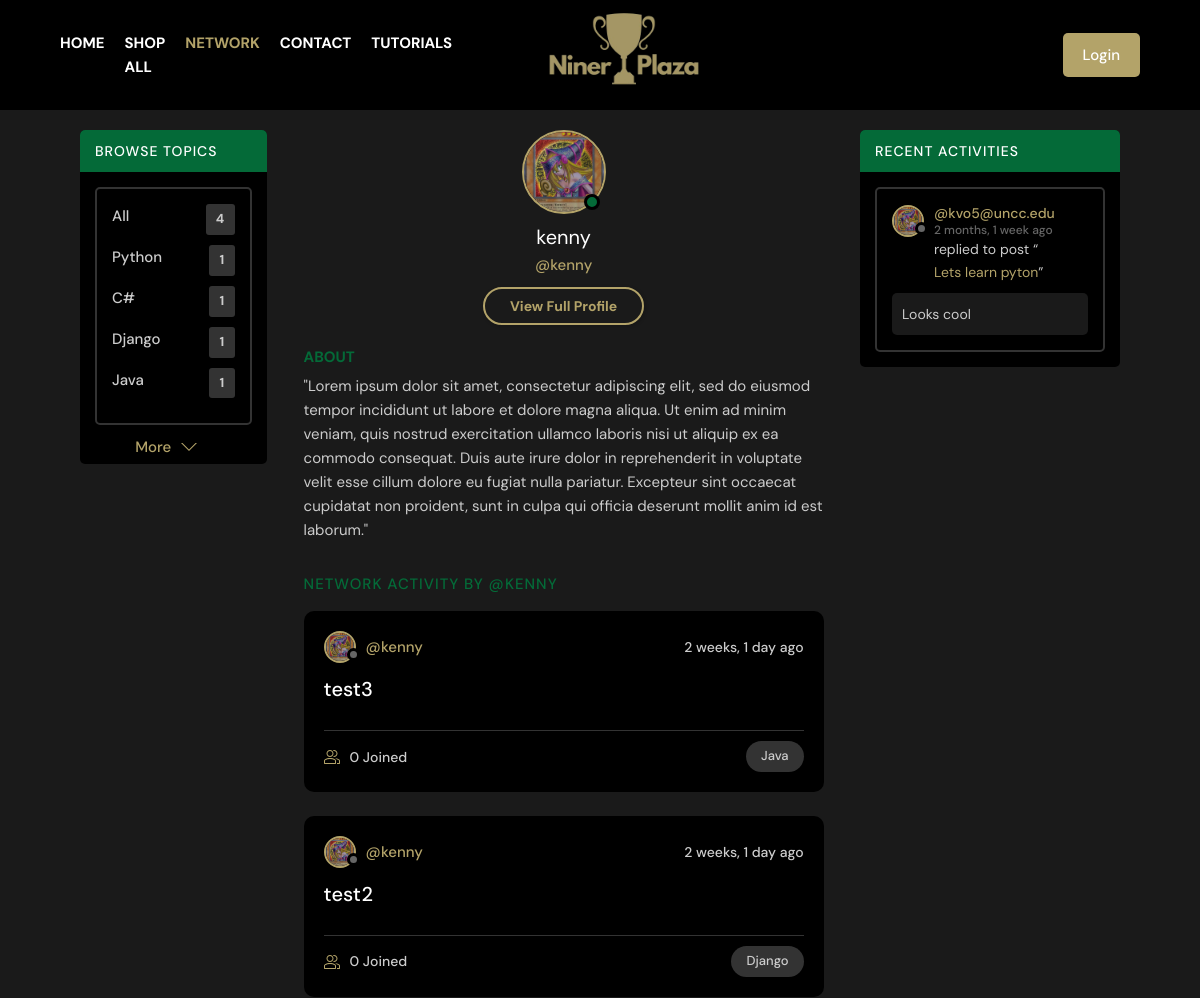
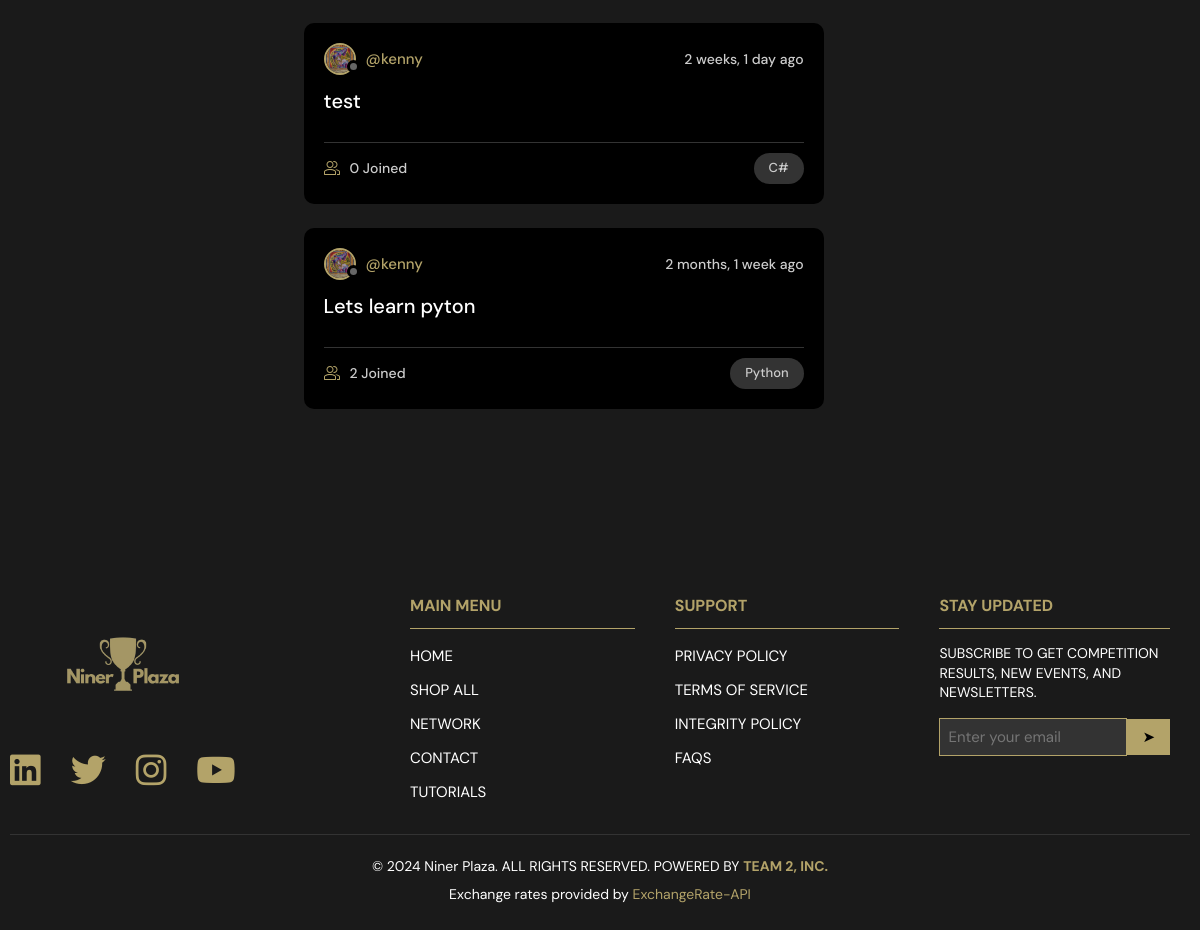
The app's page /network/profile/1/ with its own data (2 pictures, top to bottom).
### base/models.py (models this page shows, shortened)
class Topic(models.Model):
    name = models.CharField(max_length=200)

class User(AbstractUser):
    name = models.CharField(max_length=200, null=True)
    email = models.EmailField(unique=True, null=True)
    bio = models.TextField(null=True, blank=True)
    avatar = models.ImageField(null=True, default="avatar.svg")
    headline = models.CharField(max_length=200, null=True, blank=True)
    location = models.CharField(max_length=100, null=True, blank=True)
    website = models.URLField(max_length=200, null=True, blank=True)
    github = models.URLField(max_length=200, null=True, blank=True)
    linkedin = models.URLField(max_length=200, null=True, blank=True)
    resume = models.FileField(upload_to='resumes/', null=True, blank=True)
    resume_updated = models.DateTimeField(null=True, blank=True)
    is_sponsor = models.BooleanField(default=False)  # Added sponsor status
    USERNAME_FIELD = 'email'
    REQUIRED_FIELDS = ['username']

class Room(models.Model):
    host = models.ForeignKey(User, on_delete=models.SET_NULL, null=True)
    topic = models.ForeignKey(Topic, on_delete=models.SET_NULL, null=True)
    name = models.CharField(max_length=200)
    description = models.TextField(null=True, blank=True)
    participants = models.ManyToManyField(User, related_name='participants', blank=True)
    updated = models.DateTimeField(auto_now=True)
    created = models.DateTimeField(auto_now_add=True)
    class Meta:
        ordering = ['-updated', '-created']
    def __str__(self):
        return self.name

class Message(models.Model):
    user = models.ForeignKey(User, on_delete=models.CASCADE)
    room = models.ForeignKey(Room, on_delete=models.CASCADE)
    body = models.TextField()
    updated = models.DateTimeField(auto_now=True)
    created = models.DateTimeField(auto_now_add=True)
    class Meta:
        ordering = ['-updated', '-created']

### base/views.py (the view)
# urls.py: path('network/profile/<str:pk>/', views.userProfile, name="user-profile"),
def userProfile(request, pk):
    user = User.objects.get(id=pk)
    rooms = user.room_set.all()
    room_messages = user.message_set.all()
    topics = Topic.objects.all()
    context = {'user': user, 'rooms': rooms, 'room_messages': room_messages, 'topics': topics}
    return render(request, 'base/recent_activity.html', context)

### base/templates/base/recent_activity.html (shortened to what this page needs)
{% extends 'main.html' %}
{% block content %}
  <main class="recent-activity-page layout layout--3">
    <div class="container">
      {% include 'base/topics_component.html' %}
      <div class="roomList">
        <div class="profile">
          <div class="profile__avatar">
            <div class="avatar avatar--large active">
              <img src="{{user.avatar.url}}" />
            </div>
          </div>
          <div class="profile__info">
            <h3>{{user.username}}</h3>
            <p>@{{user.username}}</p>
            <a href="{% url 'view-profile' user.id %}" class="btn btn--dark btn--pill">View Full Profile</a>
          </div>
          <div class="profile__about">
            <h3>About</h3>
            <p>
              {{user.bio}}
            </p>
          </div>
        </div>
        <div class="roomList__header">
          <div>
            <h2>Network Activity by @{{ user.username }}</h2>
          </div>
        </div>
        {% include 'base/feed_component.html' %}
      </div>
      {% include 'base/activity_component.html' %}
    </div>
  </main>
{% endblock content %}

### templates/main.html (shortened to what this page needs)
<!DOCTYPE html>
{% load static %}
<html lang="en">
  <head>
    <link rel="stylesheet" href="{% static 'styles/style.css' %}" />
    <link rel="stylesheet" href="https://cdnjs.cloudflare.com/ajax/libs/font-awesome/6.0.0/css/all.min.css">
  </head>
  <body class="{% block body_class %}{% endblock %}">
    {% include 'sticky_header.html' %}
    {% block content %}
    {% endblock %}
    {% include 'footer.html' %}
  </body>
</html>

### templates/sticky_header.html
{% load static %}
<header class="sticky-header">
    <nav class="nav-links">
        <ul>
            <li><a href="{% url 'landing' %}" class="{% if request.path == '/' %}active{% endif %}">HOME</a></li>
            <li><a href="{% url 'shop' %}" class="{% if 'shop' in request.path %}active{% endif %}">SHOP ALL</a></li>
            <li><a href="{% url 'home' %}" class="{% if 'network' in request.path %}active{% endif %}">NETWORK</a></li>
            <li><a href="{% url 'contact' %}" class="{% if 'contact' in request.path %}active{% endif %}">CONTACT</a></li>
            <li><a href="{% url 'tutorials' %}" class="{% if 'tutorials' in request.path %}active{% endif %}">TUTORIALS</a></li>
        </ul>
    </nav>
    <div class="logo-container">
        <a href="{% url 'landing' %}">
            <img src="{% static 'images/logo.png' %}" alt="Logo" class="logo">
        </a>
    </div>
    <div class="header__menu">
        {% if request.user.is_authenticated %}
        <nav class="nav-links right-nav">
            <ul>
                <li><a href="{% url 'join-team' %}" class="{% if 'join-team' in request.path %}active{% endif %}">JOIN TEAM</a></li>
                <li><a href="{% url 'profile' %}" class="{% if 'profile' in request.path %}active{% endif %}">PROFILE</a></li>
            </ul>
        </nav>
        <div>
            <a href="{% url 'update-user' %}">
                <div class="avatar avatar--medium">
                    <img src="{{request.user.avatar.url}}" />
                </div>
                <p>{{request.user.username}} <span>@{{request.user.username}}</span></p>
            </a>
            <button class="dropdown-button" data-dropdown="#dropdown-menu">
                <svg version="1.1" xmlns="http://www.w3.org/2000/svg" width="32" height="32" viewBox="0 0 32 32">
                    <title>chevron-down</title>
                    <path d="M16 21l-13-13h-3l16 16 16-16h-3l-13 13z"></path>
                </svg>
            </button>
            <div class="dropdown-menu" id="dropdown-menu">
                <a href="{% url 'update-user' %}">Edit Profile</a>
                <a href="{% url 'logout' %}">Logout</a>
            </div>
        </div>
        {% else %}
        <a href="{% url 'login' %}" class="btn btn--main">Login</a>
        {% endif %}
    </div>
</header>

### base/templates/base/topics_component.html
<div class="topics">
    <div class="topics__header">
      <h2>Browse Topics</h2>
    </div>
    <ul class="topics__list">
      <li>
        <a href="{% url 'home' %}" class="active">All <span>{{topics.count}}</span></a>
      </li>
      {% for topic in topics %}
      <li>
        <a href="{% url 'home' %}?q={{topic.name}}">{{topic.name}} <span>{{topic.room_set.all.count}}</span></a>
      </li>
      {% endfor %}
    </ul>
    <a class="btn btn--link" href="{% url 'topics' %}" style="display: flex; align-items: center; justify-content: flex-end; position: relative; top: -5px; right: 70px;">
      More
      <svg version="1.1" xmlns="http://www.w3.org/2000/svg" width="32" height="32" viewBox="0 0 32 32">
        <title>chevron-down</title>
        <path d="M16 21l-13-13h-3l16 16 16-16h-3l-13 13z"></path>
      </svg>
    </a>
  </div>

### base/templates/base/feed_component.html (shortened to what this page needs)
{% for room in rooms %}
<div class="roomListRoom">
    <div class="roomListRoom__header">
      <a href="{% url 'user-profile' room.host.id %}" class="roomListRoom__author">
        <div class="avatar avatar--small">
          <img src="{{room.host.avatar.url}}" />
        </div>
        <span>@{{room.host.username}}</span>
      </a>
      <div class="roomListRoom__actions">
        <span>{{room.created | timesince}} ago</span>
      </div>
    </div>
    <div class="roomListRoom__content">
      <a href="{% url 'room' room.id %}">{{room.name}}</a>
    </div>
    <div class="roomListRoom__meta">
      <a href="{% url 'room' room.id %}" class="roomListRoom__joined">
        {{room.participants.all.count}} Joined
      </a>
      <p class="roomListRoom__topic">{{room.topic.name}}</p>
    </div>
  </div>
  {% endfor %}

### base/templates/base/activity_component.html (shortened to what this page needs)
<div class="activities">
    <div class="activities__header">
      <h2>Recent Activities</h2>
    </div>
    {% for message in room_messages %}
    <div class="activities__box">
      <div class="activities__boxHeader roomListRoom__header">
        <a href="{% url 'user-profile' message.user.id %}" class="roomListRoom__author">
          <div class="avatar avatar--small">
            <img src="{{message.user.avatar.url}}" />
          </div>
          <p>
            @{{message.user}}
            <span>{{message.created | timesince}} ago</span>
          </p>
        </a>
      </div>
      <div class="activities__boxContent">
        <p>replied to post “<a href="{% url 'room' message.room.id %}">{{message.room}}</a>”</p>
        <div class="activities__boxRoomContent"> {{message.body}}
        </div>
      </div>
    </div>
    {% endfor %}
</div>

### templates/footer.html
{% load static %}
<footer>
    <div class="footer-content">
        <div class="footer-top">
            <div class="footer-logo">
                <img src="{% static 'images/logo.png' %}" alt="NinerPlaza logo">
                <div class="social-icons">
                    <a href="#" class="social-icon"><i class="fab fa-linkedin"></i></a>
                    <a href="#" class="social-icon"><i class="fab fa-twitter"></i></a>
                    <a href="#" class="social-icon"><i class="fab fa-instagram"></i></a>
                    <a href="#" class="social-icon"><i class="fab fa-youtube"></i></a>
                </div>
            </div>
            <div class="footer-links">
                <div class="main-menu">
                    <h3>MAIN MENU</h3>
                    <hr>
                    <ul>
                        <li><a href="{% url 'landing' %}">HOME</a></li>
                        <li><a href="{% url 'shop' %}">SHOP ALL</a></li>
                        <li><a href="{% url 'home' %}">NETWORK</a></li>
                        <li><a href="{% url 'contact' %}">CONTACT</a></li>
                        <li><a href="{% url 'tutorials' %}">TUTORIALS</a></li>
                    </ul>
                </div>
                <div class="support">
                    <h3>SUPPORT</h3>
                    <hr>
                    <ul>
                        <li><a href="#">PRIVACY POLICY</a></li>
                        <li><a href="{% url 'terms' %}">TERMS OF SERVICE</a></li>
                        <li><a href="#">INTEGRITY POLICY</a></li>
                        <li><a href="#">FAQS</a></li>
                    </ul>
                </div>
                <div class="newsletter">
                    <h3>STAY UPDATED</h3>
                    <hr>
                    <p>SUBSCRIBE TO GET COMPETITION RESULTS, NEW EVENTS, AND NEWSLETTERS.</p>
                    <form>
                        <div class="email-input">
                            <input type="email" placeholder="Enter your email">
                            <button type="submit">➤</button>
                        </div>
                    </form>
                </div>
            </div>
        </div>
    </div>
    <hr class="footer-divider">
    <div class="copyright">
        <p>© 2024 Niner Plaza. ALL RIGHTS RESERVED. POWERED BY <strong>TEAM 2, INC.</strong></p>
        <p>Exchange rates provided by <a href="https://www.exchangerate-api.com">ExchangeRate-API</a></p>
    </div>
</footer>

### records on screen
Topic: name "Python", room_set.all.count "1"
Topic: name "C#", room_set.all.count "1"
Topic: name "Django", room_set.all.count "1"
Topic: name "Java", room_set.all.count "1"
User: avatar (picture), username "kenny", bio "\"Lorem ipsum dolor sit amet, consectetur adipiscing elit, sed do eiusmod tempor incididunt ut labore et dolore magna aliqua. Ut enim ad minim veniam, quis nostrud exercitation ullamco laboris nisi ut aliquip ex ea commodo consequat. Duis aute irure dolor in reprehenderit in voluptate velit esse cillum dolore eu fugiat nulla pariatur. Excepteur sint occaecat cupidatat non proident, sunt in culpa qui officia deserunt mollit anim id est laborum.\"", username "KENNY"
Room: host.avatar (picture), host.username "kenny", created "2 weeks, 1 day", name "test3", participants.all.count "0", topic.name "Java"
Room: host.avatar (picture), host.username "kenny", created "2 weeks, 1 day", name "test2", participants.all.count "0", topic.name "Django"
Room: host.avatar (picture), host.username "kenny", created "2 weeks, 1 day", name "test", participants.all.count "0", topic.name "C#"
Room: host.avatar (picture), host.username "kenny", created "2 months, 1 week", name "Lets learn pyton", participants.all.count "2", topic.name "Python"
Message: user.avatar (picture), user "kvo5@uncc.edu", created "2 months, 1 week", room "Lets learn pyton", body "Looks cool"

### other values on screen
{{ topics.count }} "4"
